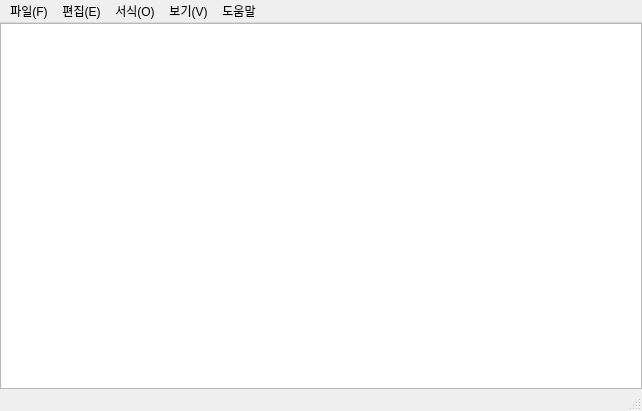
<?xml version="1.0" encoding="UTF-8"?>
<ui version="4.0">
 <class>MainWindow</class>
 <widget class="QMainWindow" name="MainWindow">
  <property name="geometry">
   <rect>
    <x>0</x>
    <y>0</y>
    <width>642</width>
    <height>411</height>
   </rect>
  </property>
  <property name="windowTitle">
   <string>MainWindow</string>
  </property>
  <widget class="QWidget" name="centralwidget">
   <layout class="QGridLayout" name="gridLayout">
    <property name="leftMargin">
     <number>0</number>
    </property>
    <property name="topMargin">
     <number>0</number>
    </property>
    <property name="rightMargin">
     <number>0</number>
    </property>
    <property name="bottomMargin">
     <number>0</number>
    </property>
    <item row="0" column="0">
     <layout class="QGridLayout" name="gridLayout_2">
      <item row="0" column="0">
       <widget class="QPlainTextEdit" name="plainTextEdit"/>
      </item>
     </layout>
    </item>
   </layout>
  </widget>
  <widget class="QMenuBar" name="menubar">
   <property name="geometry">
    <rect>
     <x>0</x>
     <y>0</y>
     <width>642</width>
     <height>31</height>
    </rect>
   </property>
   <widget class="QMenu" name="menu_file">
    <property name="contextMenuPolicy">
     <enum>Qt::DefaultContextMenu</enum>
    </property>
    <property name="title">
     <string>파일(F)</string>
    </property>
    <addaction name="action_open"/>
    <addaction name="action_save"/>
    <addaction name="action_saveAs"/>
    <addaction name="action_close"/>
   </widget>
   <widget class="QMenu" name="menu_edit">
    <property name="title">
     <string>편집(E)</string>
    </property>
   </widget>
   <widget class="QMenu" name="menu_form">
    <property name="title">
     <string>서식(O)</string>
    </property>
   </widget>
   <widget class="QMenu" name="menu_view">
    <property name="title">
     <string>보기(V)</string>
    </property>
   </widget>
   <widget class="QMenu" name="menu_help">
    <property name="title">
     <string>도움말</string>
    </property>
   </widget>
   <addaction name="menu_file"/>
   <addaction name="menu_edit"/>
   <addaction name="menu_form"/>
   <addaction name="menu_view"/>
   <addaction name="menu_help"/>
  </widget>
  <widget class="QStatusBar" name="statusbar"/>
  <action name="action_open">
   <property name="text">
    <string>열기</string>
   </property>
   <property name="shortcut">
    <string>Ctrl+O</string>
   </property>
  </action>
  <action name="action_save">
   <property name="text">
    <string>저장</string>
   </property>
   <property name="shortcut">
    <string>Ctrl+S</string>
   </property>
  </action>
  <action name="action_saveAs">
   <property name="text">
    <string>다른 이름으로 저장</string>
   </property>
   <property name="shortcut">
    <string>Ctrl+Shift+S</string>
   </property>
  </action>
  <action name="action_close">
   <property name="text">
    <string>끝내기</string>
   </property>
  </action>
 </widget>
 <resources/>
 <connections/>
</ui>
